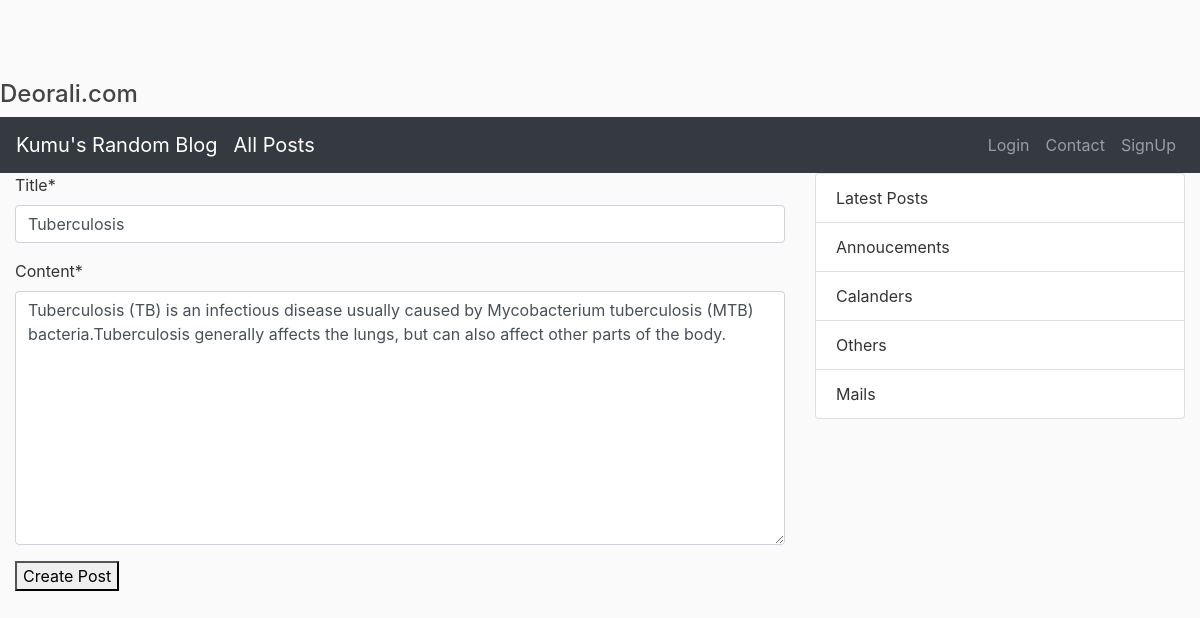
The app's page /postupdate/3/ with its own data.
### blogs/models.py (models this page shows, shortened)
class Post(models.Model):
	title=models.CharField(max_length=100)
	content=models.TextField()
	date_post=models.DateTimeField(default=timezone.now)
	author=models.ForeignKey(User, on_delete=models.CASCADE)

### blogs/views.py (the view, shortened to what this page needs)
# urls.py: path('postupdate/<int:pk>/',PostUpdaeView.as_view(),name='postupdate'),
class PostUpdaeView(UpdateView):
	model=Post
	template_name='blogs/post_form.html'
	context_object_name='form'
	fields=['title','content']

### blogs/templates/blogs/post_form.html (shortened to what this page needs)
{% extends 'blogs/base.html'%}
{% block content %}
{% load crispy_forms_tags %}
<form method='post'>
{{form|crispy}}
<button type="submit">Create Post</button>
</form>
{% endblock %}

### blogs/templates/blogs/base.html (style rules this page uses)
body { background: #fafafa; color: #333333; margin-top: 5rem; }

### records on screen
Post: title "Tuberculosis", content "Tuberculosis (TB) is an infectious disease usually caused by Mycobacterium tuberculosis (MTB) bacteria.Tuberculosis generally affects the lungs, but can also affect other parts of the body."
